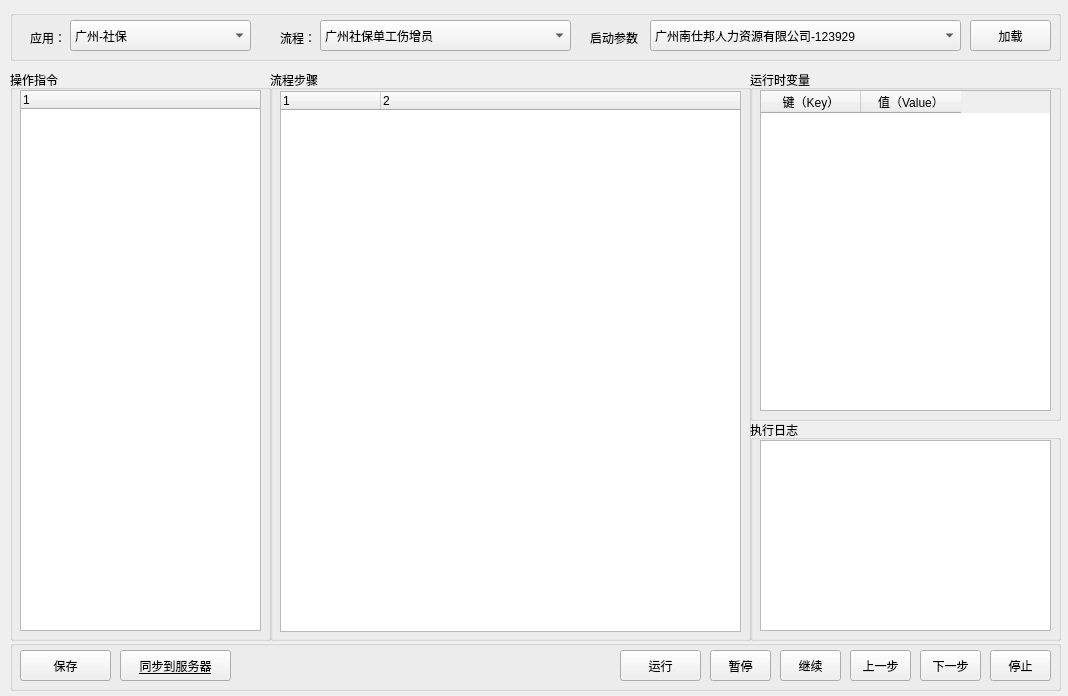
<?xml version="1.0" encoding="UTF-8"?>
<ui version="4.0">
 <class>frm_flow_config</class>
 <widget class="QWidget" name="frm_flow_config">
  <property name="geometry">
   <rect>
    <x>0</x>
    <y>0</y>
    <width>1068</width>
    <height>696</height>
   </rect>
  </property>
  <property name="sizePolicy">
   <sizepolicy hsizetype="Expanding" vsizetype="Expanding">
    <horstretch>0</horstretch>
    <verstretch>0</verstretch>
   </sizepolicy>
  </property>
  <property name="windowTitle">
   <string>seebot-ide</string>
  </property>
  <widget class="QGroupBox" name="gbx_action">
   <property name="geometry">
    <rect>
     <x>10</x>
     <y>70</y>
     <width>261</width>
     <height>571</height>
    </rect>
   </property>
   <property name="title">
    <string>操作指令</string>
   </property>
   <widget class="QTreeWidget" name="trw_actions">
    <property name="geometry">
     <rect>
      <x>10</x>
      <y>20</y>
      <width>241</width>
      <height>541</height>
     </rect>
    </property>
    <column>
     <property name="text">
      <string notr="true">1</string>
     </property>
    </column>
   </widget>
  </widget>
  <widget class="QGroupBox" name="groupBox">
   <property name="geometry">
    <rect>
     <x>10</x>
     <y>10</y>
     <width>1051</width>
     <height>51</height>
    </rect>
   </property>
   <property name="title">
    <string/>
   </property>
   <widget class="QLabel" name="lab_app">
    <property name="geometry">
     <rect>
      <x>20</x>
      <y>20</y>
      <width>53</width>
      <height>15</height>
     </rect>
    </property>
    <property name="text">
     <string>应用：</string>
    </property>
   </widget>
   <widget class="QComboBox" name="cmb_app">
    <property name="geometry">
     <rect>
      <x>60</x>
      <y>10</y>
      <width>181</width>
      <height>31</height>
     </rect>
    </property>
    <item>
     <property name="text">
      <string>广州-社保</string>
     </property>
    </item>
    <item>
     <property name="text">
      <string>广州-公积金</string>
     </property>
    </item>
   </widget>
   <widget class="QLabel" name="lab_flow">
    <property name="geometry">
     <rect>
      <x>270</x>
      <y>20</y>
      <width>53</width>
      <height>15</height>
     </rect>
    </property>
    <property name="text">
     <string>流程：</string>
    </property>
   </widget>
   <widget class="QComboBox" name="cmb_flow">
    <property name="geometry">
     <rect>
      <x>310</x>
      <y>10</y>
      <width>251</width>
      <height>31</height>
     </rect>
    </property>
    <property name="currentText">
     <string>广州社保单工伤增员</string>
    </property>
    <item>
     <property name="text">
      <string>广州社保单工伤增员</string>
     </property>
    </item>
    <item>
     <property name="text">
      <string>广州社保减员</string>
     </property>
    </item>
   </widget>
   <widget class="QLabel" name="lab_account">
    <property name="geometry">
     <rect>
      <x>580</x>
      <y>20</y>
      <width>53</width>
      <height>15</height>
     </rect>
    </property>
    <property name="text">
     <string>启动参数：</string>
    </property>
   </widget>
   <widget class="QComboBox" name="cmb_task">
    <property name="geometry">
     <rect>
      <x>640</x>
      <y>10</y>
      <width>311</width>
      <height>31</height>
     </rect>
    </property>
    <property name="currentText">
     <string>广州南仕邦人力资源有限公司-123929</string>
    </property>
    <item>
     <property name="text">
      <string>广州南仕邦人力资源有限公司-123929</string>
     </property>
    </item>
    <item>
     <property name="text">
      <string>广州仕邦人力资源有限公司-123923</string>
     </property>
    </item>
   </widget>
   <widget class="QPushButton" name="btn_reload">
    <property name="geometry">
     <rect>
      <x>960</x>
      <y>10</y>
      <width>81</width>
      <height>31</height>
     </rect>
    </property>
    <property name="text">
     <string>加载</string>
    </property>
   </widget>
  </widget>
  <widget class="QGroupBox" name="gbx_args">
   <property name="geometry">
    <rect>
     <x>750</x>
     <y>70</y>
     <width>311</width>
     <height>351</height>
    </rect>
   </property>
   <property name="autoFillBackground">
    <bool>false</bool>
   </property>
   <property name="title">
    <string>运行时变量</string>
   </property>
   <widget class="QTableWidget" name="tbl_args">
    <property name="geometry">
     <rect>
      <x>10</x>
      <y>20</y>
      <width>291</width>
      <height>321</height>
     </rect>
    </property>
    <property name="styleSheet">
     <string notr="true"/>
    </property>
    <property name="editTriggers">
     <set>QAbstractItemView::DoubleClicked</set>
    </property>
    <property name="selectionMode">
     <enum>QAbstractItemView::SingleSelection</enum>
    </property>
    <property name="selectionBehavior">
     <enum>QAbstractItemView::SelectRows</enum>
    </property>
    <column>
     <property name="text">
      <string>键（Key）</string>
     </property>
    </column>
    <column>
     <property name="text">
      <string>值（Value）</string>
     </property>
    </column>
   </widget>
  </widget>
  <widget class="QGroupBox" name="gbx_logs">
   <property name="geometry">
    <rect>
     <x>750</x>
     <y>420</y>
     <width>311</width>
     <height>221</height>
    </rect>
   </property>
   <property name="title">
    <string>执行日志</string>
   </property>
   <widget class="QListWidget" name="lis_logs">
    <property name="enabled">
     <bool>true</bool>
    </property>
    <property name="geometry">
     <rect>
      <x>10</x>
      <y>20</y>
      <width>291</width>
      <height>191</height>
     </rect>
    </property>
    <property name="styleSheet">
     <string notr="true"/>
    </property>
   </widget>
  </widget>
  <widget class="QGroupBox" name="groupBox_2">
   <property name="geometry">
    <rect>
     <x>270</x>
     <y>70</y>
     <width>481</width>
     <height>571</height>
    </rect>
   </property>
   <property name="title">
    <string>流程步骤</string>
   </property>
   <widget class="QTreeWidget" name="trw_steps">
    <property name="geometry">
     <rect>
      <x>10</x>
      <y>21</y>
      <width>461</width>
      <height>541</height>
     </rect>
    </property>
    <column>
     <property name="text">
      <string>1</string>
     </property>
    </column>
    <column>
     <property name="text">
      <string>2</string>
     </property>
    </column>
   </widget>
  </widget>
  <widget class="QGroupBox" name="groupBox_3">
   <property name="geometry">
    <rect>
     <x>10</x>
     <y>640</y>
     <width>1051</width>
     <height>51</height>
    </rect>
   </property>
   <property name="title">
    <string/>
   </property>
   <widget class="QPushButton" name="btn_suspend">
    <property name="geometry">
     <rect>
      <x>700</x>
      <y>10</y>
      <width>61</width>
      <height>31</height>
     </rect>
    </property>
    <property name="text">
     <string>暂停</string>
    </property>
   </widget>
   <widget class="QPushButton" name="btn_continue">
    <property name="geometry">
     <rect>
      <x>770</x>
      <y>10</y>
      <width>61</width>
      <height>31</height>
     </rect>
    </property>
    <property name="text">
     <string>继续</string>
    </property>
   </widget>
   <widget class="QPushButton" name="btn_back">
    <property name="geometry">
     <rect>
      <x>840</x>
      <y>10</y>
      <width>61</width>
      <height>31</height>
     </rect>
    </property>
    <property name="text">
     <string>上一步</string>
    </property>
   </widget>
   <widget class="QPushButton" name="btn_next">
    <property name="geometry">
     <rect>
      <x>910</x>
      <y>10</y>
      <width>61</width>
      <height>31</height>
     </rect>
    </property>
    <property name="text">
     <string>下一步</string>
    </property>
   </widget>
   <widget class="QPushButton" name="btn_stop">
    <property name="geometry">
     <rect>
      <x>980</x>
      <y>10</y>
      <width>61</width>
      <height>31</height>
     </rect>
    </property>
    <property name="text">
     <string>停止</string>
    </property>
   </widget>
   <widget class="QPushButton" name="btn_sync">
    <property name="geometry">
     <rect>
      <x>110</x>
      <y>10</y>
      <width>111</width>
      <height>31</height>
     </rect>
    </property>
    <property name="font">
     <font>
      <italic>false</italic>
      <underline>true</underline>
     </font>
    </property>
    <property name="autoFillBackground">
     <bool>false</bool>
    </property>
    <property name="text">
     <string>同步到服务器</string>
    </property>
   </widget>
   <widget class="QPushButton" name="btn_save">
    <property name="geometry">
     <rect>
      <x>10</x>
      <y>10</y>
      <width>91</width>
      <height>31</height>
     </rect>
    </property>
    <property name="text">
     <string>保存</string>
    </property>
   </widget>
   <widget class="QPushButton" name="btn_run">
    <property name="geometry">
     <rect>
      <x>610</x>
      <y>10</y>
      <width>81</width>
      <height>31</height>
     </rect>
    </property>
    <property name="text">
     <string>运行</string>
    </property>
   </widget>
  </widget>
 </widget>
 <resources/>
 <connections/>
</ui>
